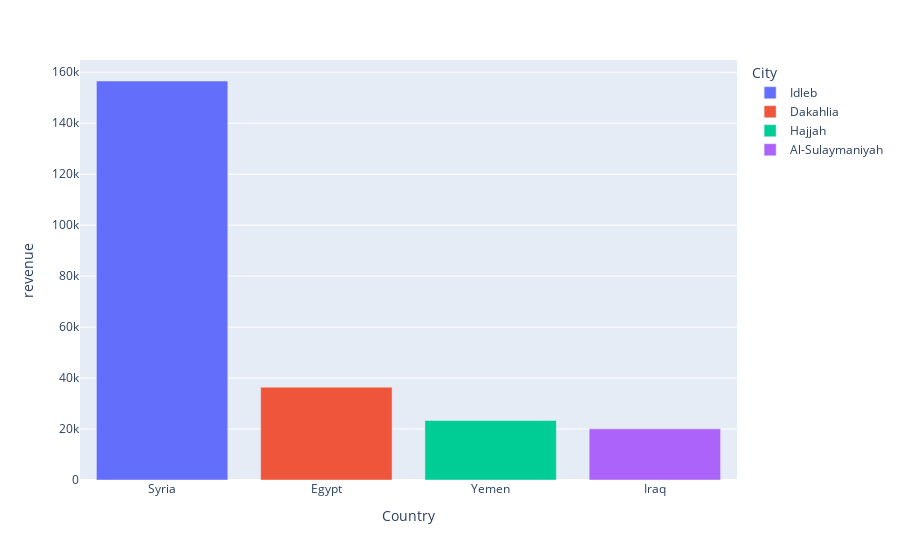

Here is the notebook cell this chart was saved with:
### Code cell
px.bar(df,x='Country',y='revenue',color='City')

### Figure 1 — Plotly figure (JSON) as saved in the notebook; plotly's stock layout.template omitted (floating-point values rounded to 4 significant figures)
{"data": [{"alignmentgroup": "True", "hovertemplate": "City=Idleb<br>Country=%{x}<br>revenue=%{y}<extra></extra>", "legendgroup": "Idleb", "marker": {"color": "#636efa", "pattern": {"shape": ""}}, "name": "Idleb", "offsetgroup": "Idleb", "orientation": "v", "showlegend": true, "textposition": "auto", "type": "bar", "x": ["Syria"], "xaxis": "x", "y": [156573], "yaxis": "y"}, {"alignmentgroup": "True", "hovertemplate": "City=Dakahlia<br>Country=%{x}<br>revenue=%{y}<extra></extra>", "legendgroup": "Dakahlia", "marker": {"color": "#EF553B", "pattern": {"shape": ""}}, "name": "Dakahlia", "offsetgroup": "Dakahlia", "orientation": "v", "showlegend": true, "textposition": "auto", "type": "bar", "x": ["Egypt"], "xaxis": "x", "y": [36423], "yaxis": "y"}, {"alignmentgroup": "True", "hovertemplate": "City=Hajjah<br>Country=%{x}<br>revenue=%{y}<extra></extra>", "legendgroup": "Hajjah", "marker": {"color": "#00cc96", "pattern": {"shape": ""}}, "name": "Hajjah", "offsetgroup": "Hajjah", "orientation": "v", "showlegend": true, "textposition": "auto", "type": "bar", "x": ["Yemen"], "xaxis": "x", "y": [23344], "yaxis": "y"}, {"alignmentgroup": "True", "hovertemplate": "City=Al-Sulaymaniyah<br>Country=%{x}<br>revenue=%{y}<extra></extra>", "legendgroup": "Al-Sulaymaniyah", "marker": {"color": "#ab63fa", "pattern": {"shape": ""}}, "name": "Al-Sulaymaniyah", "offsetgroup": "Al-Sulaymaniyah", "orientation": "v", "showlegend": true, "textposition": "auto", "type": "bar", "x": ["Iraq"], "xaxis": "x", "y": [20086], "yaxis": "y"}], "layout": {"barmode": "relative", "legend": {"title": {"text": "City"}, "tracegroupgap": 0}, "margin": {"t": 60}, "xaxis": {"anchor": "y", "domain": [0, 1], "title": {"text": "Country"}}, "yaxis": {"anchor": "x", "domain": [0, 1], "title": {"text": "revenue"}}}}
